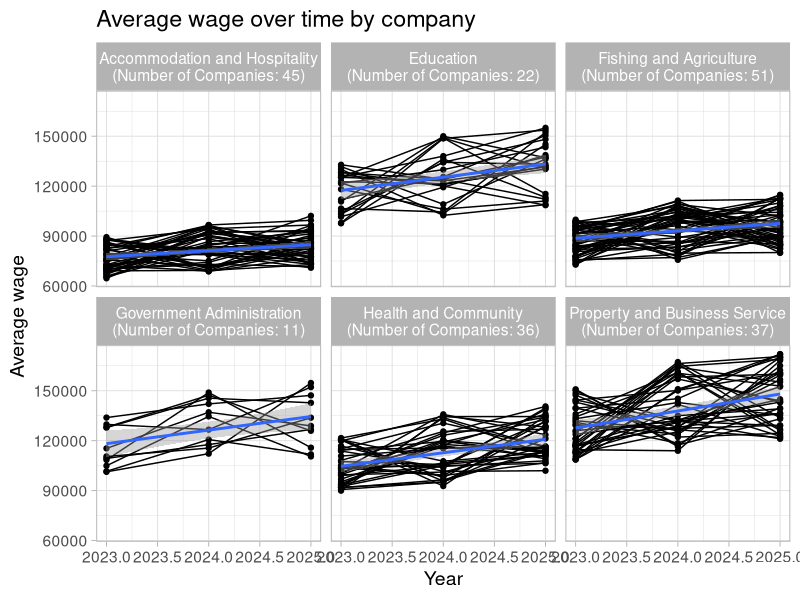
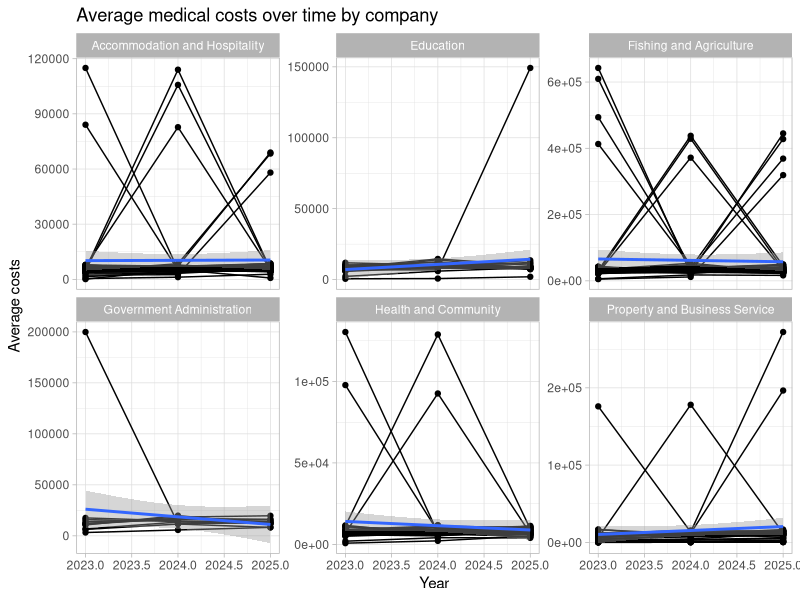
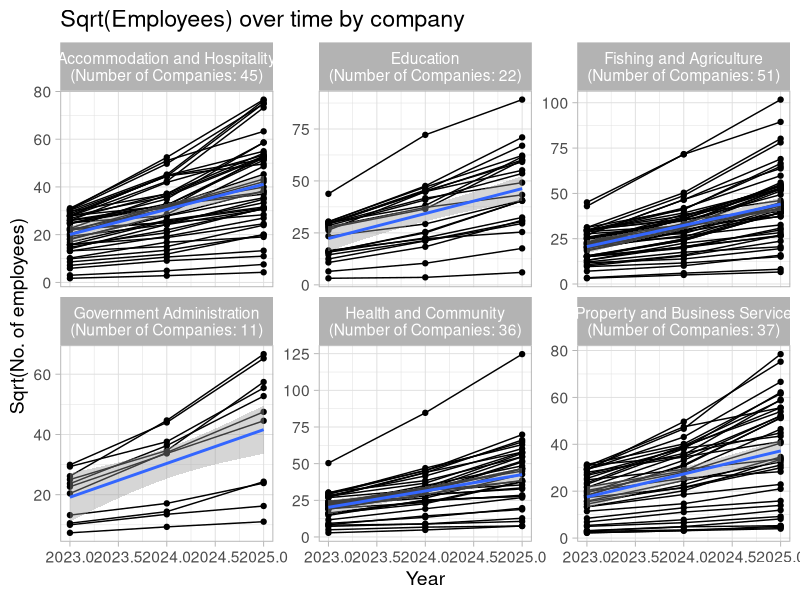
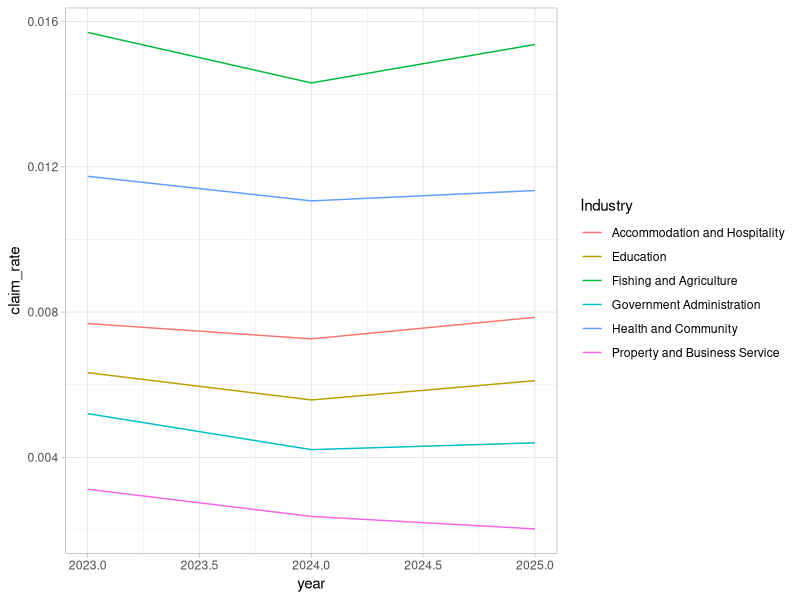
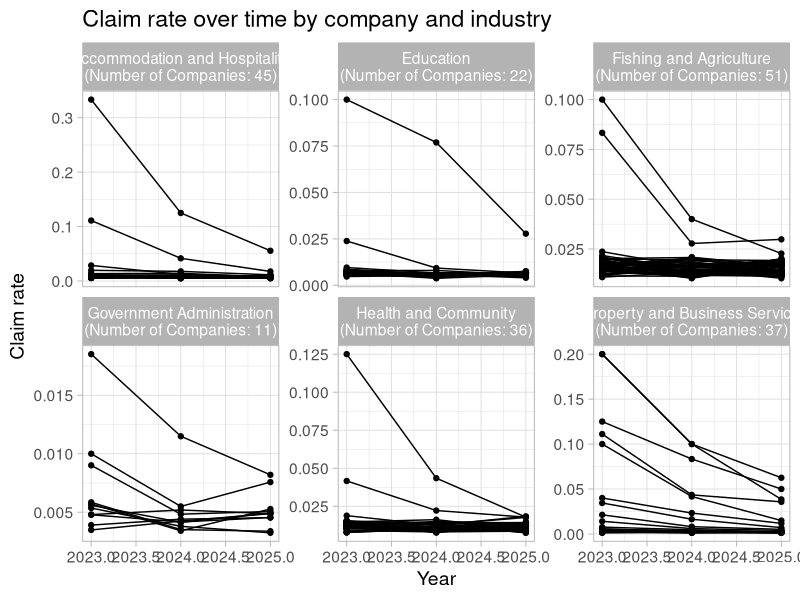
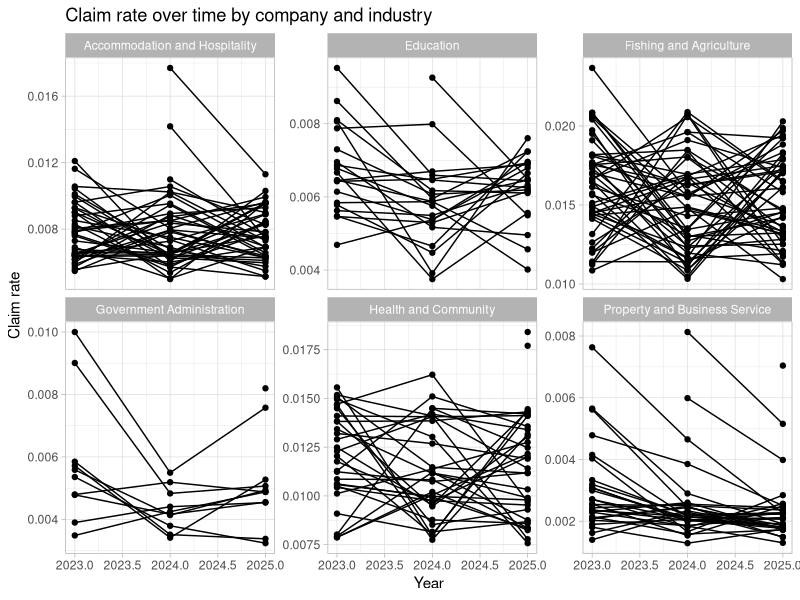
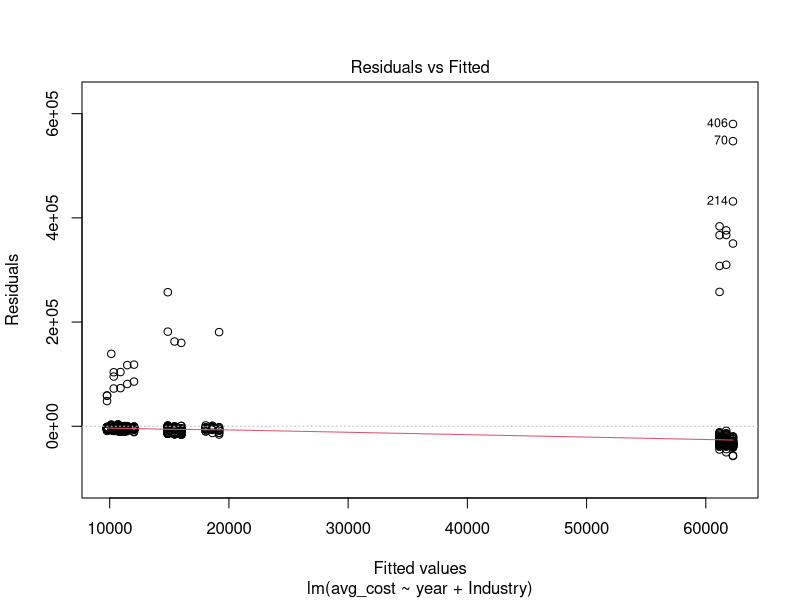
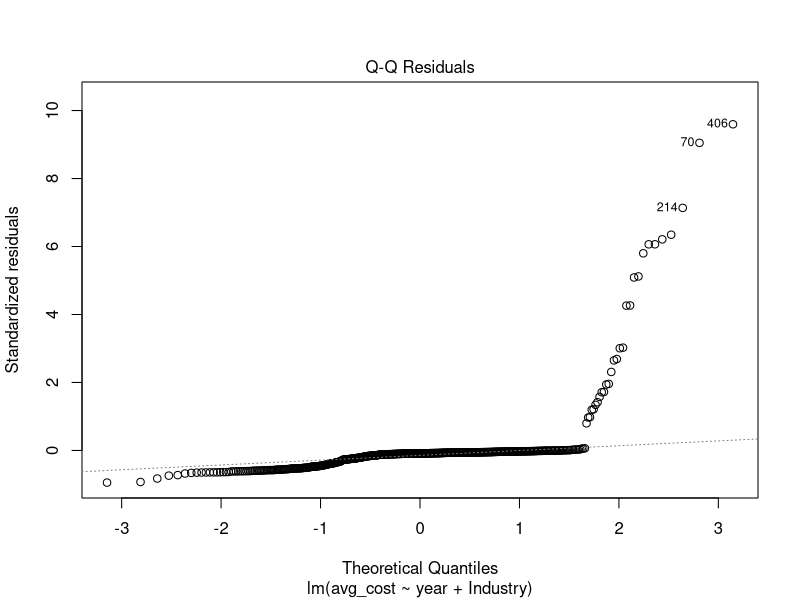

Here is the R script that generated these plots, in order:
library(tidyverse)
library(readxl)
data <- read_excel("2025 Case Comp Data CLEAN.xlsx")
view(data)
wage_table <- data %>% 
  mutate(
   avg_wage_2023 = `2023 wages` / `Number of employees 2023`,
   avg_wage_2024 = `2024 wages` / `Number of employees 2024`,
   avg_wage_2025 = `2025 wages` / `Number of employees 2025`
  ) %>% 
  select(`Company ID`, Industry, `2023` = avg_wage_2023, `2024` = avg_wage_2024, `2025` = avg_wage_2025) %>% 
  pivot_longer(cols = 3:5, names_to = "year", values_to = "avg_wage") %>%
  mutate(year = as.numeric(year))

cost_table <- data %>% 
  mutate(
    avg_costs_2023 = `2023 medical costs` / `2023 number of claims`,
    avg_costs_2024 = `2024 medical costs` / `2024 number of claims`,
    avg_costs_2025 = `2025 medical costs` / `2025 number of claims`
  ) %>% 
  select(`Company ID`, Industry, `2023` = avg_costs_2023, `2024` = avg_costs_2024, `2025` = avg_costs_2025) %>% 
  pivot_longer(cols = 3:5, names_to = "year", values_to = "avg_cost") %>%
  mutate(year = as.numeric(year))

employees_table <- data %>% 
  select(`Company ID`, Industry, `2023` = `Number of employees 2023`, `2024` = `Number of employees 2024`, `2025` = `Number of employees 2025`) %>% 
  pivot_longer(cols = 3:5, names_to = "year", values_to = "employees") %>%
  mutate(year = as.numeric(year))

prepped_data <- full_join(wage_table, cost_table) %>%
  full_join(employees_table)

# make a quick visualisation
company_counts <- prepped_data %>%
  group_by(Industry) %>%
  summarise(n_companies = n_distinct(`Company ID`))

avg_wage_plot <- ggplot(prepped_data, aes(x = year, y = avg_wage)) +
  geom_line(aes(group = `Company ID`)) +
  geom_point(aes(group = `Company ID`)) +
  labs(
    title = "Average wage over time by company",
    x = "Year",
    y = "Average wage"
  ) +
  geom_smooth(method = "lm") +
  facet_wrap(~Industry, labeller = labeller(Industry = function(x) {
    paste0(x, "\n(Number of Companies: ", company_counts$n_companies[match(x, company_counts$Industry)], ")")
  })) +
  theme_light(base_size=14)
avg_wage_plot
# looks like regression split by industry will be appropriate. fairly linear trends and in relatively close bands amongst each industry. No huge outliers anywhere

avg_cost_plot <- ggplot(prepped_data, aes(x = year, y = avg_cost)) +
  geom_line(aes(group = `Company ID`)) +
  geom_point(aes(group = `Company ID`)) +
  labs(
    title = "Average medical costs over time by company",
    x = "Year",
    y = "Average costs"
  ) +
  facet_wrap(~Industry, scale = "free_y") +
  theme_light() +
  geom_smooth(method = "lm")
avg_cost_plot
# possibly don't want to split these by industry, they seem similar cost no matter the industry. occasional large outliers indicating regression may be a poor choice. possibly just use a flat line model and then incorporate occasional outliers at a much higher cost (also fishing and agriculture has lots of incidents it seems)

employees_plot <- prepped_data %>% 
  ggplot(aes(x = year, y = sqrt(employees))) +
  geom_line(aes(group = `Company ID`)) +
  geom_point(aes(group = `Company ID`)) +
  labs(
    title = "Sqrt(Employees) over time by company",
    x = "Year",
    y = "Sqrt(No. of employees)"
  ) +
  stat_smooth(method = "lm", formula = y ~ x ) +
  facet_wrap(~Industry, scales = "free_y", labeller = labeller(Industry = function(x) {
    paste0(x, "\n(Number of Companies: ", company_counts$n_companies[match(x, company_counts$Industry)], ")")
  })) +
  theme_light(base_size = 14)
employees_plot  



claims_table <- data %>% 
  select(`Company ID`, Industry, `2023` = `2023 number of claims`, `2024` = `2024 number of claims`, `2025` = `2025 number of claims`) %>% 
  pivot_longer(cols = 3:5, names_to = "year", values_to = "claims") %>% 
  mutate(year = as.numeric(year))
claim_data <- full_join(claims_table, employees_table) %>% 
  group_by(Industry, year) %>% 
  summarise(claim_rate = sum(claims)/sum(employees))
claim_data %>% 
  ggplot(aes(x=year, y=claim_rate, colour = Industry)) +
  geom_line() +
  theme_light()
# using a flatline (average of past 3 years) to predict the claims rate
# the graph seems to suggest that Property and Business Service is decreasing but unsure if this will continue in the future. using the flatline might be overestimating.

claim_rate_plot <- full_join(claims_table, employees_table) %>% # a plot by individual companies to show there are minimal outliers - and the ones that are outliers have like 3 employees and had 1 claim. this is why claims were instead looked at on an industry level.
  ggplot(aes(x=year, y=claims/employees)) +
  geom_line(aes(group = `Company ID`)) +
  geom_point(aes(group = `Company ID`)) +
  labs(
    title = "Claim rate over time by company and industry",
    x = "Year",
    y = "Claim rate"
  ) +
  facet_wrap(~Industry, scales = "free_y", labeller = labeller(Industry = function(x) {
    paste0(x, "\n(Number of Companies: ", company_counts$n_companies[match(x, company_counts$Industry)], ")")
  })) +
  theme_light(base_size=14)
claim_rate_plot
# to illustrate that it is basically all small companies, lets remove all companies with less than 100 employees (the 1st decile is 101 employees)
claim_rate_plot_no_small_businesses <- filter(full_join(claims_table, employees_table), employees >= 100) %>% 
  ggplot(aes(x=year, y=claims/employees)) +
  geom_line(aes(group = `Company ID`)) +
  geom_point(aes(group = `Company ID`)) +
  labs(
    title = "Claim rate over time by company and industry",
    x = "Year",
    y = "Claim rate"
  ) +
  facet_wrap(~Industry, scales = "free_y") +
  theme_light()
claim_rate_plot_no_small_businesses

predict_claim_rate <- function(industry) {
  # input an industry and then output an average claim_rate in 2026
  # regression doesn't seem suitable but an average of the 3 years seems appropiate
  claim_data %>% 
    filter(Industry == industry) %>% 
    pull(claim_rate) %>% 
    mean() %>% 
    return()
}
predict_claim_rate("Education")
predict_claim_rate("Accommodation and Hospitality")
predict_claim_rate("Fishing and Agriculture")
predict_claim_rate("Government Administration")
predict_claim_rate("Health and Community")
predict_claim_rate("Property and Business Service")

# what I'm aiming to be able to do
predict_wage <- function(industry, summary = FALSE, assumptions = FALSE) {
  # input an industry and then output an average wage in 2026
  model <- lm(avg_wage ~ year + Industry, data = prepped_data)
  if(summary) {print(summary(model))}
  if(assumptions) {print(plot(model))}
  predict(model, newdata = data.frame(year = 2026, Industry = industry)) %>% 
    return()
}
predict_wage("Education")
predict_wage("Accommodation and Hospitality")
predict_wage("Fishing and Agriculture")
predict_wage("Government Administration")
predict_wage("Health and Community")
predict_wage("Property and Business Service")
# significant model with R^2 of 76% - so pretty good
# the curves in the plot look like they fit well

# --------------------------------------------------------------
predict_cost <- function(industry, summary = TRUE, assumptions = TRUE) {
  # input an industry and then output an average wage in 2026
  model <- lm(avg_cost ~ year + Industry, data = prepped_data)
  if(summary) {print(summary(model))}
  if(assumptions) {print(plot(model))}
  predict(model, newdata = data.frame(year = 2026, Industry = industry)) %>% 
    return()
}
predict_cost("Education") # NOT SIGNIFICANT
predict_cost("Accommodation and Hospitality") # NOT SIGNIFICANT
predict_cost("Fishing and Agriculture") # NOT SIGNIFICANT
predict_cost("Government Administration") # NOT SIGNIFICANT
predict_cost("Health and Community") # NOT SIGNIFICANT
predict_cost("Property and Business Service") # NOT SIGNIFICANT
predict_cost(unique(data$Industry)) # SIGNIFICANT but bad R^2
# --------------------------------------------------------------

employees_by_industry <- prepped_data %>%
  group_by(Industry, year) %>%
  summarise(employees = sum(employees))
employees_by_industry %>%
  ggplot(aes(x=year, y=(employees)^0.5, colour = Industry)) +
  geom_line() +
  theme_light()
predict_employees <- function(industry, summary = TRUE, assumption = TRUE) {
  model <- lm(sqrt(employees) ~ year + Industry, data = employees_by_industry)
  if(summary) {print(summary(model))}
  if(assumption) {print(plot(model))}
  predicted_value <- predict(model, newdata = data.frame(year = 2026, Industry = industry))
  result <- list(model = model, prediction = predicted_value)
  return(result)
}
predict_employees("Education") # 3401.457
predict_employees("Accommodation and Hospitality") # 2667.659
predict_employees("Fishing and Agriculture") # 3108.48
predict_employees("Government Administration") # 2788.309
predict_employees("Health and Community")
predict_employees("Property and Business Service")
# the square root transformation works well. make sure to square the predicted value from the regression to get the actual no. of employees.

# ----
# TODO
# check what happens if i remove the health and community outlier (does it substantially change results?)
# work out what to do with medical costs / no. of claims
  # thinking keep as constant baseline with a certain chance of the larger outliers.